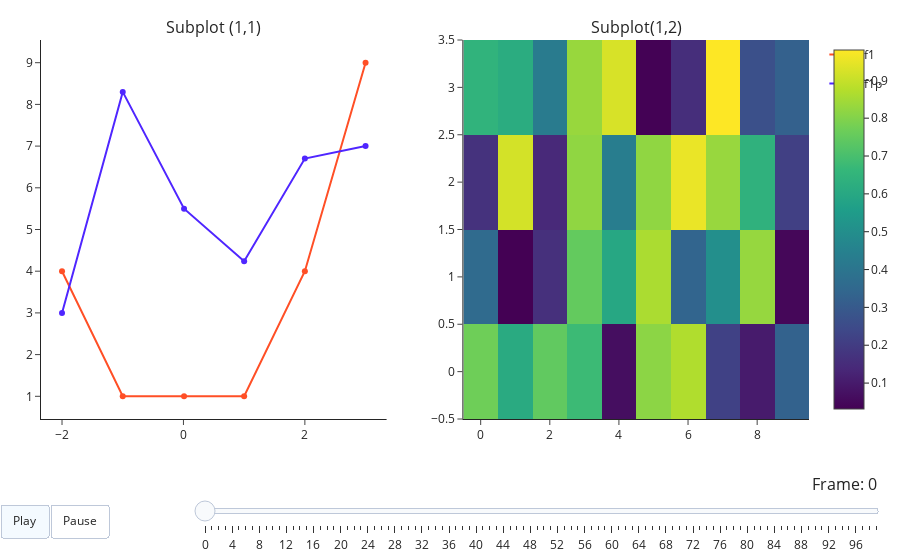

The notebook cell saved with this chart:
### Code cell
from plotly.subplots import make_subplots
import plotly.graph_objects as go
import numpy as np

fig = make_subplots(rows=1, cols=2, subplot_titles = ('Subplot (1,1)', 'Subplot(1,2)'))

#
fig.add_trace(go.Scatter(
          x= [-2.0, -1.0, 0.01, 1.0, 2.0, 3.0],
          y= [4, 1, 1, 1, 4, 9],
          mode = 'markers+lines',
          hoverinfo='name',
          legendgroup= 'f1',
          line_color= 'rgb(255, 79, 38)',
          name= 'f1',
          showlegend= True), row=1, col=1)

#
fig.add_trace(go.Scatter(
          x= [-2.0, -1.0, 0.01, 1.0, 2.0, 3.0],
          y= [3, 8.3, 5.5, 4.24, 6.7, 7],
          mode = 'markers+lines',
          hoverinfo='name',
          legendgroup= 'f1p',
          line_color= 'rgb(79, 38, 255)',
          name= 'f1p',
          showlegend= True), row=1, col=1)


fig.add_trace(go.Heatmap(z=np.random.rand(4, 10)), row=1, col=2)


# Define frames
number_frames = 100
frames = [dict(
    name=k,
    data=[go.Scatter(y=4 + 5 * np.random.rand(6)),  # update the trace 1 in (1,1)
          go.Scatter(y=1 + 0 * np.random.rand(6)),  # update the second trace in (1,1)
          go.Heatmap(z=np.random.rand(4,10))  # update the trace in (1,2)
          ],
    traces=[0, 1, 2] 
) for k in range(number_frames)]


# Play button
updatemenus = [dict(type='buttons',
                    buttons=[dict(label='Play',
                                  method='animate',
                                  args=[[f'{k}' for k in range(number_frames)],
                                        dict(frame=dict(duration=500, redraw=True),
                                             transition=dict(duration=0),
                                             easing='linear',
                                             fromcurrent=True,
                                             mode='immediate'
                                             )]),
                             dict(label='Pause',
                                  method='animate',
                                  args=[[None],
                                        dict(frame=dict(duration=0, redraw=False),
                                             transition=dict(duration=0),
                                             mode='immediate'
                                             )])
                             ],
                    direction='left',
                    pad=dict(r=10, t=85),
                    showactive=True, x=0.1, y=0, xanchor='right', yanchor='top')
               ]


# Slider
sliders = [{'yanchor': 'top',
            'xanchor': 'left',
            'currentvalue': {'font': {'size': 16}, 'prefix': 'Frame: ', 'visible': True, 'xanchor': 'right'},
            'transition': {'duration': 0, 'easing': 'linear'},
            'pad': {'b': 10, 't': 50},
            'len': 0.9, 'x': 0.2, 'y': 0,
            'steps': [{'args': [[k], {'frame': {'duration': 0, 'easing': 'linear', 'redraw': False},
                                      'transition': {'duration': 0, 'easing': 'linear'}}],
                       'label': k, 'method': 'animate'} for k in range(number_frames)
                      ]}]


fig.update(frames=frames),
fig.update_layout(updatemenus=updatemenus,
                  sliders=sliders)
fig.show()

### Figure 1 — Plotly figure (JSON) as saved in the notebook; plotly's stock layout.template omitted (floating-point values rounded to 4 significant figures)
{"data": [{"hoverinfo": "name", "legendgroup": "f1", "line": {"color": "rgb(255, 79, 38)"}, "mode": "markers+lines", "name": "f1", "showlegend": true, "type": "scatter", "x": [-2, -1, 0.01, 1, 2, 3], "xaxis": "x", "y": [4, 1, 1, 1, 4, 9], "yaxis": "y"}, {"hoverinfo": "name", "legendgroup": "f1p", "line": {"color": "rgb(79, 38, 255)"}, "mode": "markers+lines", "name": "f1p", "showlegend": true, "type": "scatter", "x": [-2, -1, 0.01, 1, 2, 3], "xaxis": "x", "y": [3, 8.3, 5.5, 4.24, 6.7, 7], "yaxis": "y"}, {"type": "heatmap", "xaxis": "x2", "yaxis": "y2", "z": [[0.7689, 0.6102, 0.7447, 0.6766, 0.06705, 0.8138, 0.8675, 0.2161, 0.103, 0.3286], [0.3595, 0.03149, 0.1612, 0.7492, 0.5972, 0.8601, 0.3381, 0.5037, 0.8283, 0.04718], [0.1693, 0.9191, 0.1412, 0.8197, 0.4327, 0.8201, 0.9518, 0.8311, 0.6381, 0.2139], [0.6466, 0.6175, 0.4238, 0.8315, 0.9243, 0.03405, 0.1557, 0.9802, 0.266, 0.3244]]}], "layout": {"annotations": [{"font": {"size": 16}, "showarrow": false, "text": "Subplot (1,1)", "x": 0.225, "xanchor": "center", "xref": "paper", "y": 1, "yanchor": "bottom", "yref": "paper"}, {"font": {"size": 16}, "showarrow": false, "text": "Subplot(1,2)", "x": 0.775, "xanchor": "center", "xref": "paper", "y": 1, "yanchor": "bottom", "yref": "paper"}], "sliders": [{"currentvalue": {"font": {"size": 16}, "prefix": "Frame: ", "visible": true, "xanchor": "right"}, "len": 0.9, "pad": {"b": 10, "t": 50}, "steps": [{"args": [[0], {"frame": {"duration": 0, "easing": "linear", "redraw": false}, "transition": {"duration": 0, "easing": "linear"}}], "label": "0", "method": "animate"}, {"args": [[1], {"frame": {"duration": 0, "easing": "linear", "redraw": false}, "transition": {"duration": 0, "easing": "linear"}}], "label": "1", "method": "animate"}, {"args": [[2], {"frame": {"duration": 0, "easing": "linear", "redraw": false}, "transition": {"duration": 0, "easing": "linear"}}], "label": "2", "method": "animate"}, {"args": [[3], {"frame": {"duration": 0, "easing": "linear", "redraw": false}, "transition": {"duration": 0, "easing": "linear"}}], "label": "3", "method": "animate"}, {"args": [[4], {"frame": {"duration": 0, "easing": "linear", "redraw": false}, "transition": {"duration": 0, "easing": "linear"}}], "label": "4", "method": "animate"}, {"args": [[5], {"frame": {"duration": 0, "easing": "linear", "redraw": false}, "transition": {"duration": 0, "easing": "linear"}}], "label": "5", "method": "animate"}, {"args": [[6], {"frame": {"duration": 0, "easing": "linear", "redraw": false}, "transition": {"duration": 0, "easing": "linear"}}], "label": "6", "method": "animate"}, {"args": [[7], {"frame": {"duration": 0, "easing": "linear", "redraw": false}, "transition": {"duration": 0, "easing": "linear"}}], "label": "7", "method": "animate"}, {"args": [[8], {"frame": {"duration": 0, "easing": "linear", "redraw": false}, "transition": {"duration": 0, "easing": "linear"}}], "label": "8", "method": "animate"}, {"args": [[9], {"frame": {"duration": 0, "easing": "linear", "redraw": false}, "transition": {"duration": 0, "easing": "linear"}}], "label": "9", "method": "animate"}, {"args": [[10], {"frame": {"duration": 0, "easing": "linear", "redraw": false}, "transition": {"duration": 0, "easing": "linear"}}], "label": "10", "method": "animate"}, {"args": [[11], {"frame": {"duration": 0, "easing": "linear", "redraw": false}, "transition": {"duration": 0, "easing": "linear"}}], "label": "11", "method": "animate"}, {"args": [[12], {"frame": {"duration": 0, "easing": "linear", "redraw": false}, "transition": {"duration": 0, "easing": "linear"}}], "label": "12", "method": "animate"}, {"args": [[13], {"frame": {"duration": 0, "easing": "linear", "redraw": false}, "transition": {"duration": 0, "easing": "linear"}}], "label": "13", "method": "animate"}, {"args": [[14], {"frame": {"duration": 0, "easing": "linear", "redraw": false}, "transition": {"duration": 0, "easing": "linear"}}], "label": "14", "method": "animate"}, {"args": [[15], {"frame": {"duration": 0, "easing": "linear", "redraw": false}, "transition": {"duration": 0, "easing": "linear"}}], "label": "15", "method": "animate"}, {"args": [[16], {"frame": {"duration": 0, "easing": "linear", "redraw": false}, "transition": {"duration": 0, "easing": "linear"}}], "label": "16", "method": "animate"}, {"args": [[17], {"frame": {"duration": 0, "easing": "linear", "redraw": false}, "transition": {"duration": 0, "easing": "linear"}}], "label": "17", "method": "animate"}, {"args": [[18], {"frame": {"duration": 0, "easing": "linear", "redraw": false}, "transition": {"duration": 0, "easing": "linear"}}], "label": "18", "method": "animate"}, {"args": [[19], {"frame": {"duration": 0, "easing": "linear", "redraw": false}, "transition": {"duration": 0, "easing": "linear"}}], "label": "19", "method": "animate"}, {"args": [[20], {"frame": {"duration": 0, "easing": "linear", "redraw": false}, "transition": {"duration": 0, "easing": "linear"}}], "label": "20", "method": "animate"}, {"args": [[21], {"frame": {"duration": 0, "easing": "linear", "redraw": false}, "transition": {"duration": 0, "easing": "linear"}}], "label": "21", "method": "animate"}, {"args": [[22], {"frame": {"duration": 0, "easing": "linear", "redraw": false}, "transition": {"duration": 0, "easing": "linear"}}], "label": "22", "method": "animate"}, {"args": [[23], {"frame": {"duration": 0, "easing": "linear", "redraw": false}, "transition": {"duration": 0, "easing": "linear"}}], "label": "23", "method": "animate"}, {"args": [[24], {"frame": {"duration": 0, "easing": "linear", "redraw": false}, "transition": {"duration": 0, "easing": "linear"}}], "label": "24", "method": "animate"}, {"args": [[25], {"frame": {"duration": 0, "easing": "linear", "redraw": false}, "transition": {"duration": 0, "easing": "linear"}}], "label": "25", "method": "animate"}, {"args": [[26], {"frame": {"duration": 0, "easing": "linear", "redraw": false}, "transition": {"duration": 0, "easing": "linear"}}], "label": "26", "method": "animate"}, {"args": [[27], {"frame": {"duration": 0, "easing": "linear", "redraw": false}, "transition": {"duration": 0, "easing": "linear"}}], "label": "27", "method": "animate"}, {"args": [[28], {"frame": {"duration": 0, "easing": "linear", "redraw": false}, "transition": {"duration": 0, "easing": "linear"}}], "label": "28", "method": "animate"}, {"args": [[29], {"frame": {"duration": 0, "easing": "linear", "redraw": false}, "transition": {"duration": 0, "easing": "linear"}}], "label": "29", "method": "animate"}, {"args": [[30], {"frame": {"duration": 0, "easing": "linear", "redraw": false}, "transition": {"duration": 0, "easing": "linear"}}], "label": "30", "method": "animate"}, {"args": [[31], {"frame": {"duration": 0, "easing": "linear", "redraw": false}, "transition": {"duration": 0, "easing": "linear"}}], "label": "31", "method": "animate"}, {"args": [[32], {"frame": {"duration": 0, "easing": "linear", "redraw": false}, "transition": {"duration": 0, "easing": "linear"}}], "label": "32", "method": "animate"}, {"args": [[33], {"frame": {"duration": 0, "easing": "linear", "redraw": false}, "transition": {"duration": 0, "easing": "linear"}}], "label": "33", "method": "animate"}, {"args": [[34], {"frame": {"duration": 0, "easing": "linear", "redraw": false}, "transition": {"duration": 0, "easing": "linear"}}], "label": "34", "method": "animate"}, {"args": [[35], {"frame": {"duration": 0, "easing": "linear", "redraw": false}, "transition": {"duration": 0, "easing": "linear"}}], "label": "35", "method": "animate"}, {"args": [[36], {"frame": {"duration": 0, "easing": "linear", "redraw": false}, "transition": {"duration": 0, "easing": "linear"}}], "label": "36", "method": "animate"}, {"args": [[37], {"frame": {"duration": 0, "easing": "linear", "redraw": false}, "transition": {"duration": 0, "easing": "linear"}}], "label": "37", "method": "animate"}, {"args": [[38], {"frame": {"duration": 0, "easing": "linear", "redraw": false}, "transition": {"duration": 0, "easing": "linear"}}], "label": "38", "method": "animate"}, {"args": [[39], {"frame": {"duration": 0, "easing": "linear", "redraw": false}, "transition": {"duration": 0, "easing": "linear"}}], "label": "39", "method": "animate"}, {"args": [[40], {"frame": {"duration": 0, "easing": "linear", "redraw": false}, "transition": {"duration": 0, "easing": "linear"}}], "label": "40", "method": "animate"}, {"args": [[41], {"frame": {"duration": 0, "easing": "linear", "redraw": false}, "transition": {"duration": 0, "easing": "linear"}}], "label": "41", "method": "animate"}, {"args": [[42], {"frame": {"duration": 0, "easing": "linear", "redraw": false}, "transition": {"duration": 0, "easing": "linear"}}], "label": "42", "method": "animate"}, {"args": [[43], {"frame": {"duration": 0, "easing": "linear", "redraw": false}, "transition": {"duration": 0, "easing": "linear"}}], "label": "43", "method": "animate"}, {"args": [[44], {"frame": {"duration": 0, "easing": "linear", "redraw": false}, "transition": {"duration": 0, "easing": "linear"}}], "label": "44", "method": "animate"}, {"args": [[45], {"frame": {"duration": 0, "easing": "linear", "redraw": false}, "transition": {"duration": 0, "easing": "linear"}}], "label": "45", "method": "animate"}, {"args": [[46], {"frame": {"duration": 0, "easing": "linear", "redraw": false}, "transition": {"duration": 0, "easing": "linear"}}], "label": "46", "method": "animate"}, {"args": [[47], {"frame": {"duration": 0, "easing": "linear", "redraw": false}, "transition": {"duration": 0, "easing": "linear"}}], "label": "47", "method": "animate"}, {"args": [[48], {"frame": {"duration": 0, "easing": "linear", "redraw": false}, "transition": {"duration": 0, "easing": "linear"}}], "label": "48", "method": "animate"}, {"args": [[49], {"frame": {"duration": 0, "easing": "linear", "redraw": false}, "transition": {"duration": 0, "easing": "linear"}}], "label": "49", "method": "animate"}, {"args": [[50], {"frame": {"duration": 0, "easing": "linear", "redraw": false}, "transition": {"duration": 0, "easing": "linear"}}], "label": "50", "method": "animate"}, {"args": [[51], {"frame": {"duration": 0, "easing": "linear", "redraw": false}, "transition": {"duration": 0, "easing": "linear"}}], "label": "51", "method": "animate"}, {"args": [[52], {"frame": {"duration": 0, "easing": "linear", "redraw": false}, "transition": {"duration": 0, "easing": "linear"}}], "label": "52", "method": "animate"}, {"args": [[53], {"frame": {"duration": 0, "easing": "linear", "redraw": false}, "transition": {"duration": 0, "easing": "linear"}}], "label": "53", "method": "animate"}, {"args": [[54], {"frame": {"duration": 0, "easing": "linear", "redraw": false}, "transition": {"duration": 0, "easing": "linear"}}], "label": "54", "method": "animate"}, {"args": [[55], {"frame": {"duration": 0, "easing": "linear", "redraw": false}, "transition": {"duration": 0, "easing": "linear"}}], "label": "55", "method": "animate"}, {"args": [[56], {"frame": {"duration": 0, "easing": "linear", "redraw": false}, "transition": {"duration": 0, "easing": "linear"}}], "label": "56", "method": "animate"}, {"args": [[57], {"frame": {"duration": 0, "easing": "linear", "redraw": false}, "transition": {"duration": 0, "easing": "linear"}}], "label": "57", "method": "animate"}, {"args": [[58], {"frame": {"duration": 0, "easing": "linear", "redraw": false}, "transition": {"duration": 0, "easing": "linear"}}], "label": "58", "method": "animate"}, {"args": [[59], {"frame": {"duration": 0, "easing": "linear", "redraw": false}, "transition": {"duration": 0, "easing": "linear"}}], "label": "59", "method": "animate"}, {"args": [[60], {"frame": {"duration": 0, "easing": "linear", "redraw": false}, "transition": {"duration": 0, "easing": "linear"}}], "label": "60", "method": "animate"}, {"args": [[61], {"frame": {"duration": 0, "easing": "linear", "redraw": false}, "transition": {"duration": 0, "easing": "linear"}}], "label": "61", "method": "animate"}, {"args": [[62], {"frame": {"duration": 0, "easing": "linear", "redraw": false}, "transition": {"duration": 0, "easing": "linear"}}], "label": "62", "method": "animate"}, {"args": [[63], {"frame": {"duration": 0, "easing": "linear", "redraw": false}, "transition": {"duration": 0, "easing": "linear"}}], "label": "63", "method": "animate"}, {"args": [[64], {"frame": {"duration": 0, "easing": "linear", "redraw": false}, "transition": {"duration": 0, "easing": "linear"}}], "label": "64", "method": "animate"}, {"args": [[65], {"frame": {"duration": 0, "easing": "linear", "redraw": false}, "transition": {"duration": 0, "easing": "linear"}}], "label": "65", "method": "animate"}, {"args": [[66], {"frame": {"duration": 0, "easing": "linear", "redraw": false}, "transition": {"duration": 0, "easing": "linear"}}], "label": "66", "method": "animate"}, {"args": [[67], {"frame": {"duration": 0, "easing": "linear", "redraw": false}, "transition": {"duration": 0, "easing": "linear"}}], "label": "67", "method": "animate"}, {"args": [[68], {"frame": {"duration": 0, "easing": "linear", "redraw": false}, "transition": {"duration": 0, "easing": "linear"}}], "label": "68", "method": "animate"}, {"args": [[69], {"frame": {"duration": 0, "easing": "linear", "redraw": false}, "transition": {"duration": 0, "easing": "linear"}}], "label": "69", "method": "animate"}, {"args": [[70], {"frame": {"duration": 0, "easing": "linear", "redraw": false}, "transition": {"duration": 0, "easing": "linear"}}], "label": "70", "method": "animate"}, {"args": [[71], {"frame": {"duration": 0, "easing": "linear", "redraw": false}, "transition": {"duration": 0, "easing": "linear"}}], "label": "71", "method": "animate"}, {"args": [[72], {"frame": {"duration": 0, "easing": "linear", "redraw": false}, "transition": {"duration": 0, "easing": "linear"}}], "label": "72", "method": "animate"}, {"args": [[73], {"frame": {"duration": 0, "easing": "linear", "redraw": false}, "transition": {"duration": 0, "easing": "linear"}}], "label": "73", "method": "animate"}, {"args": [[74], {"frame": {"duration": 0, "easing": "linear", "redraw": false}, "transition": {"duration": 0, "easing": "linear"}}], "label": "74", "method": "animate"}, {"args": [[75], {"frame": {"duration": 0, "easing": "linear", "redraw": false}, "transition": {"duration": 0, "easing": "linear"}}], "label": "75", "method": "animate"}, {"args": [[76], {"frame": {"duration": 0, "easing": "linear", "redraw": false}, "transition": {"duration": 0, "easing": "linear"}}], "label": "76", "method": "animate"}, {"args": [[77], {"frame": {"duration": 0, "easing": "linear", "redraw": false}, "transition": {"duration": 0, "easing": "linear"}}], "label": "77", "method": "animate"}, {"args": [[78], {"frame": {"duration": 0, "easing": "linear", "redraw": false}, "transition": {"duration": 0, "easing": "linear"}}], "label": "78", "method": "animate"}, {"args": [[79], {"frame": {"duration": 0, "easing": "linear", "redraw": false}, "transition": {"duration": 0, "easing": "linear"}}], "label": "79", "method": "animate"}, {"args": [[80], {"frame": {"duration": 0, "easing": "linear", "redraw": false}, "transition": {"duration": 0, "easing": "linear"}}], "label": "80", "method": "animate"}, {"args": [[81], {"frame": {"duration": 0, "easing": "linear", "redraw": false}, "transition": {"duration": 0, "easing": "linear"}}], "label": "81", "method": "animate"}, {"args": [[82], {"frame": {"duration": 0, "easing": "linear", "redraw": false}, "transition": {"duration": 0, "easing": "linear"}}], "label": "82", "method": "animate"}, {"args": [[83], {"frame": {"duration": 0, "easing": "linear", "redraw": false}, "transition": {"duration": 0, "easing": "linear"}}], "label": "83", "method": "animate"}, {"args": [[84], {"frame": {"duration": 0, "easing": "linear", "redraw": false}, "transition": {"duration": 0, "easing": "linear"}}], "label": "84", "method": "animate"}, {"args": [[85], {"frame": {"duration": 0, "easing": "linear", "redraw": false}, "transition": {"duration": 0, "easing": "linear"}}], "label": "85", "method": "animate"}, {"args": [[86], {"frame": {"duration": 0, "easing": "linear", "redraw": false}, "transition": {"duration": 0, "easing": "linear"}}], "label": "86", "method": "animate"}, {"args": [[87], {"frame": {"duration": 0, "easing": "linear", "redraw": false}, "transition": {"duration": 0, "easing": "linear"}}], "label": "87", "method": "animate"}, {"args": [[88], {"frame": {"duration": 0, "easing": "linear", "redraw": false}, "transition": {"duration": 0, "easing": "linear"}}], "label": "88", "method": "animate"}, {"args": [[89], {"frame": {"duration": 0, "easing": "linear", "redraw": false}, "transition": {"duration": 0, "easing": "linear"}}], "label": "89", "method": "animate"}, {"args": [[90], {"frame": {"duration": 0, "easing": "linear", "redraw": false}, "transition": {"duration": 0, "easing": "linear"}}], "label": "90", "method": "animate"}, {"args": [[91], {"frame": {"duration": 0, "easing": "linear", "redraw": false}, "transition": {"duration": 0, "easing": "linear"}}], "label": "91", "method": "animate"}, {"args": [[92], {"frame": {"duration": 0, "easing": "linear", "redraw": false}, "transition": {"duration": 0, "easing": "linear"}}], "label": "92", "method": "animate"}, {"args": [[93], {"frame": {"duration": 0, "easing": "linear", "redraw": false}, "transition": {"duration": 0, "easing": "linear"}}], "label": "93", "method": "animate"}, {"args": [[94], {"frame": {"duration": 0, "easing": "linear", "redraw": false}, "transition": {"duration": 0, "easing": "linear"}}], "label": "94", "method": "animate"}, {"args": [[95], {"frame": {"duration": 0, "easing": "linear", "redraw": false}, "transition": {"duration": 0, "easing": "linear"}}], "label": "95", "method": "animate"}, {"args": [[96], {"frame": {"duration": 0, "easing": "linear", "redraw": false}, "transition": {"duration": 0, "easing": "linear"}}], "label": "96", "method": "animate"}, {"args": [[97], {"frame": {"duration": 0, "easing": "linear", "redraw": false}, "transition": {"duration": 0, "easing": "linear"}}], "label": "97", "method": "animate"}, {"args": [[98], {"frame": {"duration": 0, "easing": "linear", "redraw": false}, "transition": {"duration": 0, "easing": "linear"}}], "label": "98", "method": "animate"}, {"args": [[99], {"frame": {"duration": 0, "easing": "linear", "redraw": false}, "transition": {"duration": 0, "easing": "linear"}}], "label": "99", "method": "animate"}], "transition": {"duration": 0, "easing": "linear"}, "x": 0.2, "xanchor": "left", "y": 0, "yanchor": "top"}], "updatemenus": [{"buttons": [{"args": [["0", "1", "2", "3", "4", "5", "6", "7", "8", "9", "10", "11", "12", "13", "14", "15", "16", "17", "18", "19", "20", "21", "22", "23", "24", "25", "26", "27", "28", "29", "30", "31", "32", "33", "34", "35", "36", "37", "38", "39", "40", "41", "42", "43", "44", "45", "46", "47", "48", "49", "50", "51", "52", "53", "54", "55", "56", "57", "58", "59", "60", "61", "62", "63", "64", "65", "66", "67", "68", "69", "70", "71", "72", "73", "74", "75", "76", "77", "78", "79", "80", "81", "82", "83", "84", "85", "86", "87", "88", "89", "90", "91", "92", "93", "94", "95", "96", "97", "98", "99"], {"easing": "linear", "frame": {"duration": 500, "redraw": true}, "fromcurrent": true, "mode": "immediate", "transition": {"duration": 0}}], "label": "Play", "method": "animate"}, {"args": [[null], {"frame": {"duration": 0, "redraw": false}, "mode": "immediate", "transition": {"duration": 0}}], "label": "Pause", "method": "animate"}], "direction": "left", "pad": {"r": 10, "t": 85}, "showactive": true, "type": "buttons", "x": 0.1, "xanchor": "right", "y": 0, "yanchor": "top"}], "xaxis": {"anchor": "y", "domain": [0, 0.45]}, "xaxis2": {"anchor": "y2", "domain": [0.55, 1]}, "yaxis": {"anchor": "x", "domain": [0, 1]}, "yaxis2": {"anchor": "x2", "domain": [0, 1]}}}
